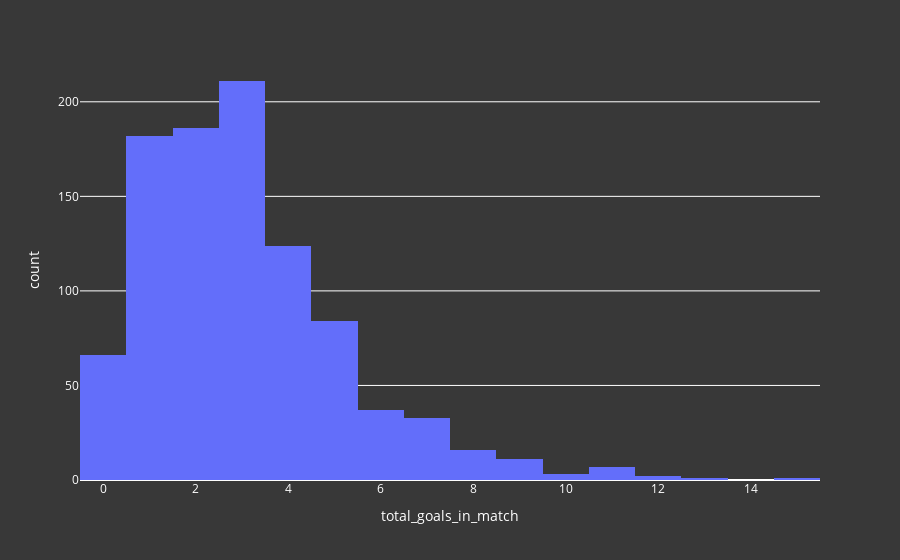

Source (notebook cell):
### Code cell
fig = px.histogram(matches, x="total_goals_in_match")
fig.update_layout(**layout_options)
fig.show()

### Figure 1 — Plotly figure (JSON) as saved in the notebook; plotly's stock layout.template omitted (floating-point values rounded to 4 significant figures; data arrays with more than 128 entries replaced by an {"elided": "..."} marker saying what was removed)
{"data": [{"alignmentgroup": "True", "bingroup": "x", "hovertemplate": "total_goals_in_match=%{x}<br>count=%{y}<extra></extra>", "legendgroup": "", "marker": {"color": "#636efa", "pattern": {"shape": ""}}, "name": "", "offsetgroup": "", "orientation": "v", "showlegend": false, "type": "histogram", "x": {"elided": "964 int values"}, "xaxis": "x", "yaxis": "y"}], "layout": {"barmode": "relative", "legend": {"font": {"color": "white"}, "tracegroupgap": 0}, "margin": {"t": 60}, "paper_bgcolor": "#383838", "plot_bgcolor": "#383838", "title": {"font": {"color": "white"}}, "xaxis": {"anchor": "y", "color": "white", "domain": [0, 1], "title": {"text": "total_goals_in_match"}}, "yaxis": {"anchor": "x", "color": "white", "domain": [0, 1], "title": {"text": "count"}}}}
